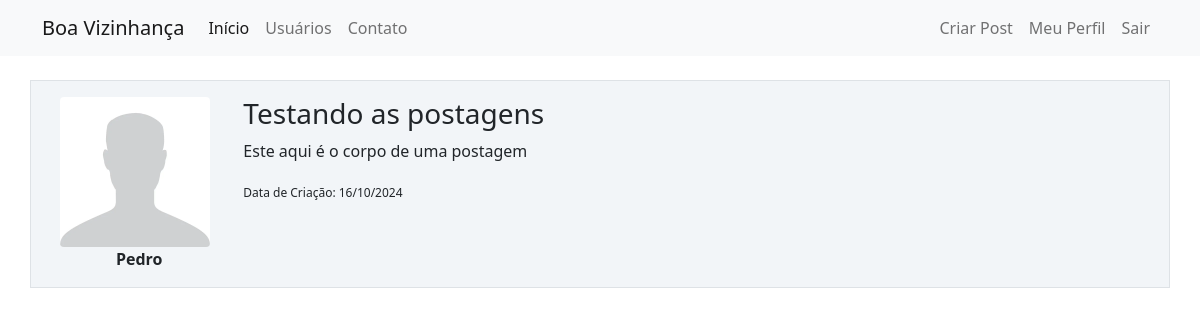
/post/1 (signed in), run on the app's committed database.
### comunidade/models.py (models this page shows, shortened)
class Usuario(database.Model, UserMixin):
    id = database.Column(database.Integer, primary_key=True)
    username = database.Column(database.String, nullable=False)
    email = database.Column(database.String, nullable=False, unique=True)
    senha = database.Column(database.String, nullable=False)
    foto_perfil = database.Column(database.String, default='default.jpg', nullable=False)
    posts = database.relationship('Post', backref='autor', lazy=True)
    comentarios = database.relationship('Comentario', backref='autor_comentario', lazy=True)

class Post(database.Model):
    id = database.Column(database.Integer, primary_key=True)
    tema = database.Column(database.String, nullable=False, default='Comunicado')
    imagem = database.Column(database.String)
    titulo = database.Column(database.String, nullable=False)
    corpo = database.Column(database.Text, nullable=False)
    data_criacao = database.Column(database.DateTime, nullable=False, default=datetime.utcnow)
    id_usuario = database.Column(database.Integer, database.ForeignKey('usuario.id'), nullable=False)
    comentarios_post = database.relationship('Comentario', backref='comentarios_do_post', lazy=True)

### comunidade/routes.py (the view)
@app.route('/post/<post_id>', methods=['GET', 'POST'])
@login_required
def exibir_post(post_id):
    post = Post.query.get(post_id)
    if current_user == post.autor:
        form = FormCriarPost()
        if request.method == 'GET':
            form.titulo.data = post.titulo
            form.corpo.data = post.corpo
        elif form.validate_on_submit():
            post.titulo = form.titulo.data
            post.corpo = form.corpo.data
            database.session.commit()
            flash(f'Post atualizado com sucesso', 'alert-success')
            return redirect(url_for('home'))
    else:
        form = None
    return render_template('post.html', post=post, form=form)

### comunidade/models.py (called while the page is built)
@login_manager.user_loader
def load_usuario(id_usuario):
    return Usuario.query.get(int(id_usuario))

### comunidade/templates/post.html (shortened to what this page needs)
{% extends 'base.html' %}
{% block body %}
    <div class="container mt-3">
            <div class="row border mt-4 p-3 meupost">
                <div class="col col-2" style="text-align:center">
                    <div class="image pe-2"> <img src="{{ url_for('static', filename='fotos_perfil/{}'.format(post.autor.foto_perfil)) }}" class="rounded" width="150"> </div>
                    <strong>{{ post.autor.username }}</strong>
                </div>
                <div class="col col-10">
                    <h3>{{ post.titulo }}</h3>
                    <p>{{ post.corpo }}</p>
                    <small class="muted" style="font-size: 12px">Data de Criação: {{ post.data_criacao.strftime('%d/%m/%Y') }}</small>
                </div>
            </div>
    </div>
{% endblock %}

### comunidade/static/main.css (style rules this page uses)
.meupost { background: #f2f5f8 !important; }

### data on the page
Usuario: foto_perfil (placeholder picture), autor.username "Pedro"
Post: titulo "Testando as postagens", corpo "Este aqui é o corpo de uma postagem", data_criacao "16/10/2024"
